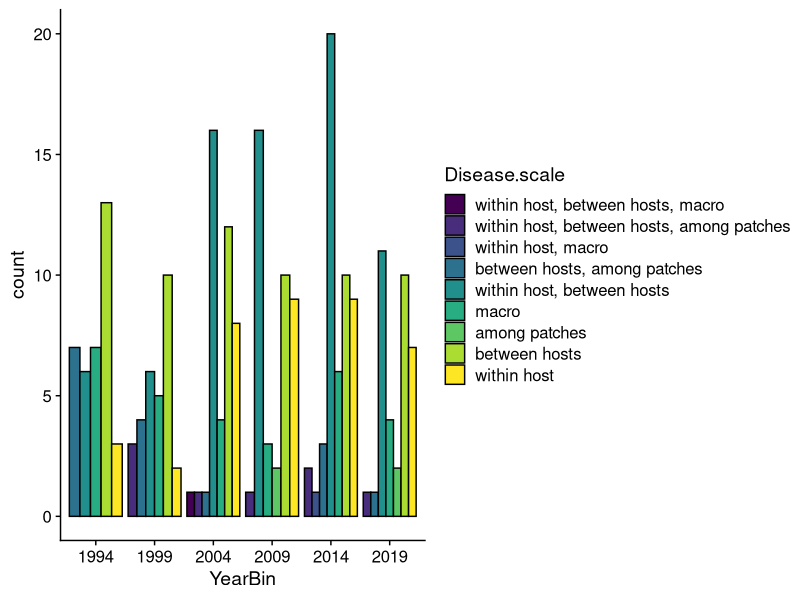
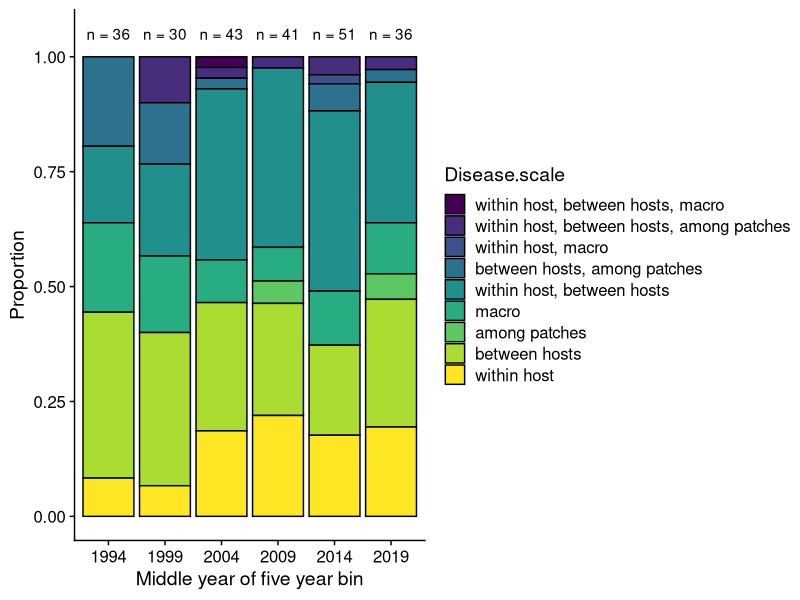

The R source for these figures, in order: (Note: this script raises an error after producing the figures.)
### Analysis of literature review for Looking Across Scales intro ms by Elderd, Mideo, and Duffy

# Set wd to source file location

# load libraries we'll need
library(tidyverse)
library(cowplot)

# Import data
scales <- read.csv("LookingAcrossScalesLitReview.csv", header = TRUE)

str(scales)
scales$Disease.scale <- as.factor(scales$Disease.scale)
levels(scales$Disease.scale)

excluded <- scales %>%
  filter(Disease.scale == "excluded")

scales <- scales %>%
  filter(Disease.scale != "excluded")

scales$num.scales <- str_count(scales$Disease.scale, ',')+1

# Put categories in order so that stacked bar plots come out with all single scale studies at the bottom
scales$Disease.scale <- ordered(scales$Disease.scale, levels = c("within host, between hosts, macro",
                                                                 "within host, between hosts, among patches",
                                                                 "within host, macro",
                                                                 "between hosts, among patches",
                                                                 "within host, between hosts",
                                                                 "macro",
                                                                 "among patches",
                                                                 "between hosts",
                                                                 "within host"))

# Initial line plot
lineplot <- ggplot(scales, aes(x = Year, y = num.scales)) +
  geom_jitter(shape = 16, position=position_jitter(width=0.2, height=0.2), alpha = 0.8, aes(color=Disease.scale)) +
  ylab("# of scales") +
  geom_smooth(method='lm') +
  theme_cowplot() +
  theme(legend.position="none") 

summary(timeanalysis <- glm(num.scales ~ Year, family = 'poisson', data = scales))


# Things are pretty sparse in many years. Let's create 5 year bins
scales$YearBin <- ifelse(scales$Year > 1991 & scales$Year < 1997, 1994,
                         ifelse(scales$Year > 1996 & scales$Year < 2002, 1999,
                         ifelse(scales$Year > 2001 & scales$Year < 2007, 2004,
                                ifelse(scales$Year > 2006 & scales$Year < 2012, 2009,
                                       ifelse(scales$Year > 2011 & scales$Year < 2017, 2014, 2019)))))


str(scales)

scales$YearBin <- as.factor(as.character(scales$YearBin))


ggplot(scales, aes(x = YearBin, color = Disease.scale, fill = Disease.scale)) +
  geom_bar(position='dodge', color='black') +
  theme_cowplot()

# Summarize results by year
scalessummary <- scales %>%
  group_by(YearBin, Disease.scale) %>%
  summarise(n=n()) %>%
  mutate(freq = n / sum(n), n = n)

scalessummary_numscale <- scales %>%
  group_by(YearBin) %>%
  summarise(num.scales=mean(num.scales)) 

summarise(scales, mean=mean(num.scales))

scalessummary_n <- scalessummary %>%
  group_by(YearBin) %>%
  summarise(total = sum(n))

scalessummary_numsinglescale <- scales %>%
  group_by(YearBin) %>%
  summarise(count = sum(num.scales == 1))

propsinglescale <- scalessummary_numsinglescale$count/scalessummary_n$total

# Create stacked bar plot showing disease scales over time (using 5 year binned data)
barplot <- ggplot(scalessummary, aes(x = YearBin, y = freq, color = Disease.scale, fill = Disease.scale)) +
  geom_col(color='black') +
  ylab('Proportion') +
  xlab('Middle year of five year bin') +
  theme(legend.title = element_blank()) +
  theme_cowplot() +
  annotate('text', x = 1, y = 1.05, label = 'n = 36') +
  annotate('text', x = 2, y = 1.05, label = 'n = 30') +
  annotate('text', x = 3, y = 1.05, label = 'n = 43') +
  annotate('text', x = 4, y = 1.05, label = 'n = 41') +
  annotate('text', x = 5, y = 1.05, label = 'n = 51') +
  annotate('text', x = 6, y = 1.05, label = 'n = 36')

barplot


panelc <- ggplot(MaxBrood, aes(x=Species2, y=max.percbrood)) + 
  geom_boxplot() + theme_bw() + 
  stat_summary(fun.data = give.n, geom = "text") +

# extract the legend
legend <- get_legend(
  # create some space to the left of the legend
  barplot + theme(legend.box.margin = margin(0, 0, 0, 12))
)


yearplot <- plot_grid(lineplot, barplot, labels = "auto", ncol = 1, align = "h", rel_widths = c(1, 2))
yearplot

ggsave("yearplot.jpg", yearplot, units = "in", width = 10, height = 7, dpi = 300)

taxonplot <- ggplot(scales, aes(x = Host.Habitat)) +
  geom_bar(aes(fill=Disease.scale), color = 'black', show.legend = FALSE) +
  xlab('Host habitat') + ylab('# studies') +
  theme_cowplot() 
taxonplot

micromacroplot <- ggplot(scales, aes(x = Macro.v.micro)) +
  geom_bar(aes(fill=Disease.scale), color = 'black', show.legend = FALSE) +
  xlab('Microparasite v. macroparasite') + ylab('# studies') +
  theme_cowplot()
micromacroplot

# Let's collapse/combine the small/weird parasite classes
scales <- scales %>%
  mutate(Parasite.Class = replace(Parasite.Class, Parasite.Class == "Alveolates/Alga", "misc"))
scales <- scales %>%
  mutate(Parasite.Class = replace(Parasite.Class, Parasite.Class == "helminths", "nematode"))
scales <- scales %>%
  mutate(Parasite.Class = replace(Parasite.Class, Parasite.Class == "Social parasite", "misc"))
scales <- scales %>%
  mutate(Parasite.Class = replace(Parasite.Class, Parasite.Class == "waterborne pathogen", "misc"))
scales <- scales %>%
  mutate(Parasite.Class = replace(Parasite.Class, Parasite.Class == "vector-borne", "misc"))
scales <- scales %>%
  mutate(Parasite.Class = replace(Parasite.Class, Parasite.Class == "sterilizing pathogens", "misc"))
scales <- scales %>%
  mutate(Parasite.Class = replace(Parasite.Class, Parasite.Class == "proxy", "misc"))
scales <- scales %>%
  mutate(Parasite.Class = replace(Parasite.Class, Parasite.Class == "generic microparasites", "general"))
scales <- scales %>%
  mutate(Parasite.Class = replace(Parasite.Class, Parasite.Class == "invertebrate", "invert"))
scales <- scales %>%
  mutate(Parasite.Class = replace(Parasite.Class, Parasite.Class == "apicomplexan", "malaria"))
scales <- scales %>%
  mutate(Parasite.Class = replace(Parasite.Class, Parasite.Class == "microsporidian", "misc"))
scales <- scales %>%
  mutate(Parasite.Class = replace(Parasite.Class, Parasite.Class == "myxozoan", "misc"))


scalessummarybyparasiteandscale <- scales %>%
  group_by(Parasite.Class, Disease.scale) %>%
  summarise(n=n()) %>%
  mutate(freq = n / sum(n), n = n)


scalessummarybyparasiteandscale_n <- scalessummarybyparasiteandscale %>%
  group_by(Parasite.Class) %>%
  summarise(total = sum(n))

barplotparasiteandscale <- ggplot(scalessummarybyparasiteandscale, aes(x = Parasite.Class, y = freq, color = Disease.scale, fill = Disease.scale)) +
  geom_col(color='black') +
  ylab('Proportion') +
  xlab('Type of parasite') +
  theme_cowplot() +
  theme(axis.text.x=element_text(angle = 90, vjust = 0.5, hjust = 1)) +
  theme(legend.position="none") +
  annotate('text', x = 1, y = 1.05, label = 'n = 16') +
  annotate('text', x = 2, y = 1.05, label = 'n = 24') +
  annotate('text', x = 3, y = 1.05, label = 'n = 76') +
  annotate('text', x = 4, y = 1.05, label = 'n = 63') +
  annotate('text', x = 5, y = 1.05, label = 'n = 6') +
  annotate('text', x = 6, y = 1.05, label = 'n = 10') +
  annotate('text', x = 7, y = 1.05, label = 'n = 12') +
  annotate('text', x = 8, y = 1.05, label = 'n = 5') +
  annotate('text', x = 9, y = 1.05, label = 'n = 4') +
  annotate('text', x = 10, y = 1.05, label = 'n = 2') +
  annotate('text', x = 11, y = 1.05, label = 'n = 19') 
  
barplotparasiteandscale

bottomrow <- plot_grid(taxonplot, micromacroplot, labels = c('c', 'd'), ncol=2)
fourpanelplot <- plot_grid(yearplot, bottomrow, labels = c('a',''), ncol = 1, rel_heights = c(2,1)) 
fourpanelplot

fivepanelplot <- plot_grid(fourpanelplot, barplotparasiteandscale, labels = c('','e'), ncol = 1, rel_heights = c(2.5,1)) 
fivepanelplot

ggsave("fivepanelplot.jpg", fivepanelplot, units = "in", width = 10, height = 12, dpi = 300)

# Now moving on to create figure 2 for the manuscript
scalessummarybyparasite <- scales %>%
  group_by(YearBin, Parasite.Class) %>%
  summarise(n=n()) %>%
  mutate(freq = n / sum(n), n = n)

scalessummarybyparasite_n <- scalessummarybyparasite %>%
  group_by(YearBin) %>%
  summarise(total = sum(n))

barplotparasitetype <- ggplot(scalessummarybyparasite, aes(x = YearBin, y = freq, color = Parasite.Class, fill = Parasite.Class)) +
  geom_col(color='black') +
  ylab('Proportion') +
  xlab('Middle year of five year bin') +
  scale_fill_manual(values=c("#ff6e4a", "#ffa343", '#ffcf48', "#45cea2", "#17806d", "#1dacd6", "#1f75fe", "#7442c8",
                             "#c364c5", "#c0448f", "#ff43a4")) +
  theme_cowplot() +
  guides(fill=guide_legend(ncol=2)) +
  annotate('text', x = 1, y = 1.05, label = 'n = 36') +
  annotate('text', x = 2, y = 1.05, label = 'n = 30') +
  annotate('text', x = 3, y = 1.05, label = 'n = 43') +
  annotate('text', x = 4, y = 1.05, label = 'n = 41') +
  annotate('text', x = 5, y = 1.05, label = 'n = 51') +
  annotate('text', x = 6, y = 1.05, label = 'n = 36')

barplotparasitetype

scales <- scales %>%
  mutate(Host.Classification = replace(Host.Classification, Host.Classification == "Animals", "MultAnim"))

scales$Host.Classification <- as.factor(scales$Host.Classification)
levels(scales$Host.Classification)


scalessummarybyhost <- scales %>%
  group_by(YearBin, Host.Classification) %>%
  summarise(n=n()) %>%
  mutate(freq = n / sum(n), n = n)

scalessummarybyhost_n <- scalessummarybyhost %>%
  group_by(YearBin) %>%
  summarise(total = sum(n))

barplothosttype <- ggplot(scalessummarybyhost, aes(x = YearBin, y = freq, color = Host.Classification, fill = Host.Classification)) +
  geom_col(color='black') +
  ylab('Proportion') +
  xlab('Middle year of five year bin') +
  scale_fill_manual(values=c("#ff6e4a", '#ffcf48', "#45cea2", "#1dacd6", "#1f75fe", "#7442c8",
                             "#c364c5", "#ff43a4")) +
  theme_cowplot() +
  guides(fill=guide_legend(ncol=2)) +
  annotate('text', x = 1, y = 1.05, label = 'n = 36') +
  annotate('text', x = 2, y = 1.05, label = 'n = 30') +
  annotate('text', x = 3, y = 1.05, label = 'n = 43') +
  annotate('text', x = 4, y = 1.05, label = 'n = 41') +
  annotate('text', x = 5, y = 1.05, label = 'n = 51') +
  annotate('text', x = 6, y = 1.05, label = 'n = 36')

barplothosttype

figure2 <- plot_grid(barplotparasitetype, barplothosttype, labels = c('a','b'), ncol = 1, align = 'v')
figure2

ggsave("figure2.jpg", figure2, units = "in", width = 8, height = 5, dpi = 300)

